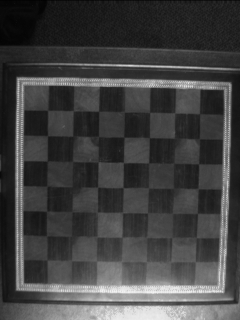
%> input picture MATLAB/Demo Blank.bmp, 240 x 320 px
$ octave imagereadtest.m   (GNU Octave 9; MATLAB toolbox functions it lacks are replaced by stand-ins)
%> lines starting %> are read from the running program, lines starting %| are printed output that depends on the picture
%% Image Processing Workbook
clc
clear
close all

%% Set path

path = 'C: / out';
filelist = dir;

%% Test Sobel Mask
% generate 12 images of sobel maskl at diferent thresholds

im = imread('Demo Blank.BMP');
%> im is the input picture: size 320x240x3 uint8; min 2, max 244, mean 65.9

threshs = [.1, .2, .3, .4, .5, .6, .7, .8, .9, .95, .99, .99999];

sz = size(im);
%> sz = [320 240 3]

sob = zeros(sz(1), sz(2),length(threshs));

for i = 1:length(threshs)
    sob(:,:,i) = sobelMask(im, threshs(i));

    figure(7)
    subplot(length(threshs)/4,length(threshs)/(length(threshs)/4),i)
    image(sob(:,:,i))
    title("Sobel Mask (threshhold = " + threshs(i) + ")")

end
%> this loop made 12 passes
%> pass 1, in sobelMask, `H = conv2(double(gs), maskX, 'same');`:
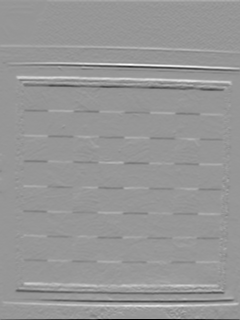
%> H: size 320x240 double; min -3.67, max 2.54, mean 0.00768; drawn with min black and max white
%> pass 1, in sobelMask, `V = conv2(double(gs), maskY, 'same');`:
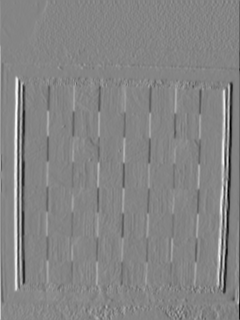
%> V: size 320x240 double; min -2.02, max 1.85, mean 0.000854; drawn with min black and max white
%> pass 1, in sobelMask, `E = sqrt(H.*H + V.*V);`:
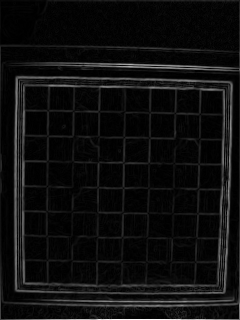
%> E: size 320x240 double; min 0, max 3.67, mean 0.211; drawn with min black and max white
%> after the loop:
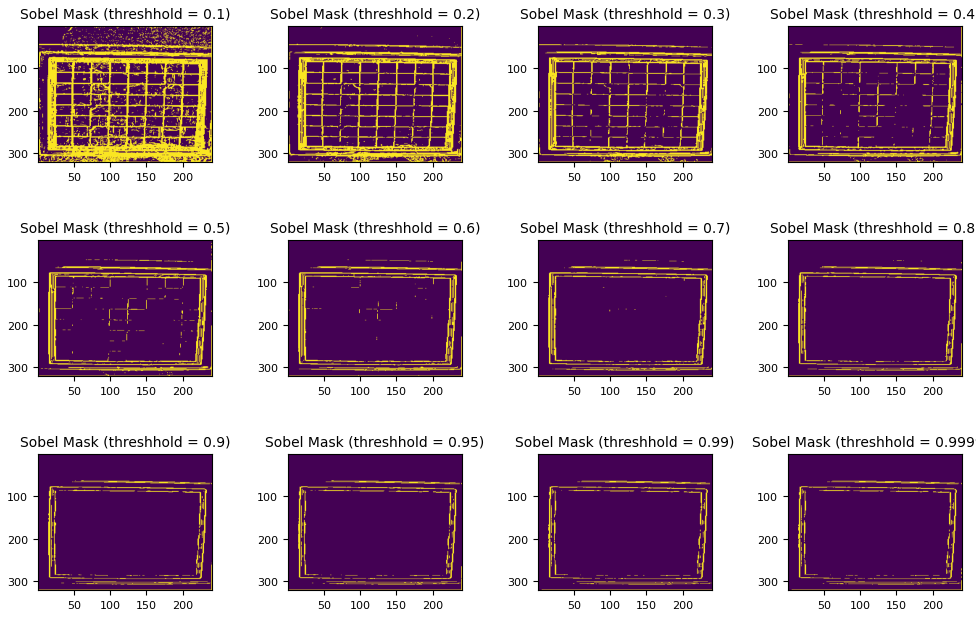
%> figure redrawn from the program's plot data, 12 panels

%% Test difference between 2 images

%> the run ends on the next line
orig = imread('7.BMP');
% [145 lines not run here, left out]
function grey = greyScale(im)
    grey = (0.2989 * double(im(:,:,1)) + 0.5870 * double(im(:,:,2)) + 0.1140 * double(im(:,:,3)))/255;
end

%%%%%%%%%%%%%%%%%%%%%%%%%%%%%%%%%%%%%%%%%%%%%%%%%%%%%%%%%%%%%%%%%%%%%%%%%%%

% 3D BW filter
% [8 lines left out: function BW, not called in this run]

%%%%%%%%%%%%%%%%%%%%%%%%%%%%%%%%%%%%%%%%%%%%%%%%%%%%%%%%%%%%%%%%%%%%%%%%%%%

% Square off image and isolate Board based on camera rig setup
% [18 lines left out: function squareOffRig, not called in this run]

%%%%%%%%%%%%%%%%%%%%%%%%%%%%%%%%%%%%%%%%%%%%%%%%%%%%%%%%%%%%%%%%%%%%%%%%%%%

% Sobel Mask - Finds edges and genertes an edge map image
function sob = sobelMask(im, thresh)

    %use greyScale function to normalzie values between 0 and 1
    gs = greyScale(im);

    % define Mask (3x3 matrix that will be used for convolution)
    maskX = [1 2 1; 0 0 0; -1 -2 -1];
    maskY = maskX';

    % Perform convolution of mask over image in X and Y
    % 'same' parameter returns only center convolution matrix that is same
    % size as im
    H = conv2(double(gs), maskX, 'same');
    V = conv2(double(gs), maskY, 'same');

    % Find magnitude of convolutions
    E = sqrt(H.*H + V.*V);

    sob = uint8((E > thresh) * 255);

end
